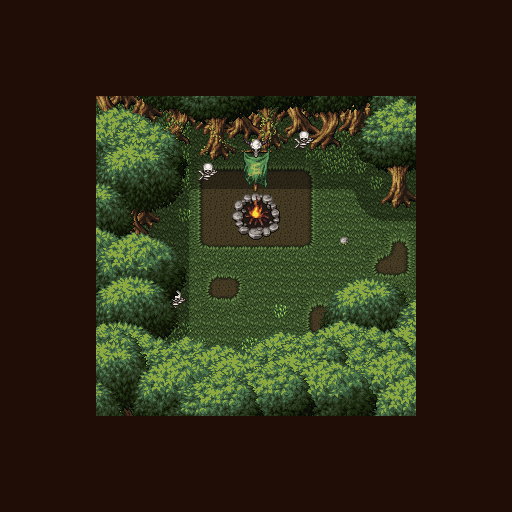

Rendered tile map (Tiled .tmx) drawn with the repository's tilesets; below, a short description and the full map source, tile grids included:
An orthogonal 16x16 tile map with 32x32 px tiles, 8 tile layers (ground, shadow, woods, objects-1, ...).

<map version="1.9" tiledversion="1.9.1" orientation="orthogonal" renderorder="right-down" width="16" height="16" tilewidth="32" tileheight="32" infinite="0" nextlayerid="14" nextobjectid="1">
  <tileset firstgid="1" source="../43_tsx/13_maptip.tsx" />
  <layer id="2" name="ground" width="16" height="16">
    <data encoding="csv">
55,55,55,55,55,55,55,55,55,55,55,55,55,55,55,55,
55,55,55,55,55,55,55,55,55,55,55,55,55,55,55,55,
55,55,55,55,55,55,55,55,55,55,55,55,55,55,55,55,
55,55,55,84,84,85,55,55,55,55,55,55,55,55,55,55,
55,55,55,55,55,85,105,105,105,52,53,54,55,55,55,55,
55,55,55,55,55,119,35,37,37,39,87,218,105,55,55,55,
55,55,55,55,55,218,103,217,217,107,105,105,105,55,55,55,
55,55,55,55,55,105,171,173,173,175,208,179,180,55,55,55,
55,55,55,55,55,105,108,44,105,105,105,213,214,55,55,55,
55,55,55,55,55,105,142,78,184,62,63,18,18,55,55,55,
55,55,55,55,52,53,54,52,54,200,201,55,55,55,55,55,
55,55,55,55,86,87,55,55,55,55,55,55,55,55,55,55,
55,55,55,55,55,55,55,55,55,55,55,55,55,55,55,55,
55,55,55,55,55,55,55,55,55,55,55,55,55,55,55,55,
55,55,55,55,55,55,55,55,55,55,55,55,55,55,55,55,
55,55,55,55,55,55,55,55,55,55,55,55,55,55,55,55
</data>
  </layer>
  <layer id="10" name="shadow" width="16" height="16">
    <data encoding="csv">
0,0,0,0,0,0,0,0,0,0,0,0,0,0,0,0,
0,0,0,0,0,0,0,0,0,0,0,0,0,0,0,0,
0,0,0,0,0,0,0,0,0,0,0,0,0,0,0,0,
0,0,2,2,2,2,2,2,2,2,2,2,2,0,0,0,
0,0,2,2,2,2,2,2,2,2,2,2,2,0,0,0,
0,0,2,2,2,12,4,4,4,4,4,11,2,0,0,0,
0,0,0,2,2,7,0,0,0,0,0,3,4,0,0,0,
0,0,0,2,2,7,0,0,0,0,0,0,0,0,0,0,
0,0,0,2,2,7,0,0,0,0,0,0,0,0,0,0,
0,0,0,2,2,7,0,0,0,0,0,0,0,0,0,0,
0,0,0,2,2,7,0,0,0,0,0,0,0,0,0,0,
0,0,0,2,2,7,2,2,2,2,2,2,2,0,0,0,
0,0,0,2,2,2,2,2,2,2,2,2,2,0,0,0,
0,0,0,0,0,0,0,0,0,0,0,0,0,0,0,0,
0,0,0,0,0,0,0,0,0,0,0,0,0,0,0,0,
0,0,0,0,0,0,0,0,0,0,0,0,0,0,0,0
</data>
  </layer>
  <layer id="4" name="woods" width="16" height="16">
    <data encoding="csv">
0,0,0,0,0,0,0,0,0,0,0,0,0,0,0,0,
0,0,0,0,0,0,0,0,0,0,0,0,0,0,0,0,
0,545,546,547,548,549,550,551,552,553,554,555,556,557,0,0,
0,579,580,581,582,583,584,585,586,587,588,589,590,591,0,0,
0,613,0,0,616,617,618,619,620,621,622,623,624,625,0,0,
0,647,595,596,597,651,652,653,654,655,656,657,411,659,0,0,
594,595,629,630,631,0,0,0,0,0,0,444,445,446,0,0,
628,629,663,664,665,0,0,0,0,0,0,0,0,0,0,0,
662,663,697,698,699,0,0,0,0,0,0,0,0,0,0,0,
696,730,731,732,733,0,0,0,0,0,0,0,0,0,0,0,
0,764,765,766,767,0,0,0,0,0,0,0,0,0,0,0,
0,798,0,800,801,0,0,0,0,0,0,0,0,0,0,0,
798,0,546,547,548,549,550,551,552,553,554,555,556,557,0,0,
832,833,580,581,582,583,584,585,586,587,588,589,590,591,0,0,
0,0,614,615,616,617,618,619,620,621,622,623,624,625,0,0,
0,0,648,649,650,651,652,653,654,655,656,657,658,659,0,0
</data>
  </layer>
  <layer id="11" name="objects-1" width="16" height="16">
    <data encoding="csv">
0,0,0,0,0,0,0,0,0,0,0,0,0,0,0,0,
0,0,0,0,0,0,0,0,0,0,0,0,0,0,0,0,
0,0,0,0,0,0,0,0,0,0,0,0,0,0,0,0,
0,0,0,0,0,0,0,0,0,0,0,0,0,0,0,0,
0,0,0,0,0,0,0,275,276,311,0,0,0,0,0,0,
0,0,0,0,0,0,311,309,310,0,0,0,0,0,0,0,
0,0,0,0,0,0,0,244,245,0,0,0,0,0,0,0,
0,0,0,0,0,0,0,278,279,0,0,0,0,0,0,0,
0,0,0,0,0,0,0,0,0,0,0,0,0,0,0,0,
0,0,0,0,0,311,0,0,0,0,0,0,0,0,0,0,
0,0,0,0,0,0,0,0,0,0,0,0,0,0,0,0,
0,0,0,0,0,0,0,0,0,0,0,0,0,0,0,0,
0,0,0,0,0,0,0,0,0,0,0,0,0,0,0,0,
0,0,0,0,0,0,0,0,0,0,0,0,0,0,0,0,
0,0,0,0,0,0,0,0,0,0,0,0,0,0,0,0,
0,0,0,0,0,0,0,0,0,0,0,0,0,0,0,0
</data>
  </layer>
  <layer id="9" name="chara" width="16" height="16">
    <data encoding="csv">
0,0,0,0,0,0,0,0,0,0,0,0,0,0,0,0,
0,0,0,0,0,0,0,0,0,0,0,0,0,0,0,0,
0,0,0,0,0,0,0,0,0,0,0,0,0,0,0,0,
0,0,0,0,0,0,0,0,0,0,0,0,0,0,0,0,
0,0,0,0,0,0,0,0,0,0,0,0,0,0,0,0,
0,0,0,0,0,0,0,0,0,0,0,0,0,0,0,0,
0,0,0,0,0,0,0,0,0,0,0,0,0,0,0,0,
0,0,0,0,0,0,0,0,0,0,0,0,0,0,0,0,
0,0,0,0,0,0,0,0,0,0,0,0,0,0,0,0,
0,0,0,0,0,0,0,0,0,0,0,0,0,0,0,0,
0,0,0,0,0,0,0,0,0,0,0,0,0,0,0,0,
0,0,0,0,0,0,0,0,0,0,0,0,0,0,0,0,
0,0,0,0,0,0,0,0,0,0,0,0,0,0,0,0,
0,0,0,0,0,0,0,0,0,0,0,0,0,0,0,0,
0,0,0,0,0,0,0,0,0,0,0,0,0,0,0,0,
0,0,0,0,0,0,0,0,0,0,0,0,0,0,0,0
</data>
  </layer>
  <layer id="3" name="leaves-2" width="16" height="16">
    <data encoding="csv">
0,1157,1158,1159,1160,1161,1162,1163,1164,1165,1166,1167,1168,1169,1170,0,
0,1191,1192,1193,1194,1195,1196,1197,1198,1199,1200,1201,1202,1203,1204,0,
0,1225,1226,0,1228,1229,1230,1231,1232,1233,1234,1235,1236,1237,1238,0,
0,1259,1260,0,1262,1263,1264,1265,1266,1267,1268,1269,1270,1271,1272,0,
873,0,0,0,0,1297,1298,1299,1300,1301,1302,1303,1304,1305,1306,0,
0,0,0,0,0,0,0,0,0,0,0,0,0,0,0,0,
0,0,0,0,0,0,0,0,0,0,0,0,0,0,0,0,
0,1009,1010,1011,1012,1013,0,0,0,0,0,0,0,0,0,0,
0,1043,1044,1045,1046,1047,0,0,0,0,332,333,334,335,336,337,
0,1077,1078,1079,1080,1081,0,0,0,0,366,367,368,369,370,371,
0,1111,1112,1113,1114,1115,0,0,0,399,400,401,402,403,404,405,
0,0,0,0,0,0,0,0,0,433,434,435,436,437,438,439,
1145,0,1147,0,0,0,0,0,0,0,0,0,0,0,0,0,
0,0,0,0,0,0,0,0,0,0,0,0,0,0,0,0,
0,0,0,0,0,0,0,0,0,0,0,0,0,0,0,0,
0,0,0,0,0,0,0,0,0,0,0,0,0,0,0,0
</data>
  </layer>
  <layer id="5" name="leaves-1" width="16" height="16">
    <data encoding="csv">
0,0,0,0,0,0,0,0,0,0,0,0,0,0,0,0,
0,0,0,0,0,0,0,0,0,0,0,0,0,0,0,0,
0,0,0,0,0,0,0,0,0,0,0,0,0,0,0,0,
0,873,0,875,876,877,0,0,0,0,0,1056,1057,1058,0,0,
0,0,0,909,910,911,0,0,0,0,0,1090,1091,1092,0,0,
0,0,0,943,944,945,0,0,0,0,0,1124,1125,1126,0,0,
0,0,0,977,978,979,0,0,0,0,0,0,0,0,0,0,
0,0,0,0,0,0,0,0,0,0,0,0,0,0,0,0,
0,0,0,0,0,0,0,0,0,0,0,0,0,0,0,0,
0,0,0,0,0,0,0,0,0,0,0,0,0,0,0,0,
0,1157,1158,1159,1160,1161,1162,1163,1164,1165,1166,1167,1168,1169,1170,0,
0,1191,1192,1193,1194,1195,1196,1197,1198,1199,1200,1201,1202,1203,1204,1170,
0,1225,1226,1227,1228,1229,1230,1231,1232,1233,1234,1235,1236,1237,1238,1204,
0,1259,1260,1261,1262,1263,1264,1265,1266,1267,1268,1269,1270,1271,1272,0,
0,1293,1294,1295,1296,1297,1298,1299,1300,1301,1302,1303,1304,1305,1306,0,
0,0,0,0,0,0,0,0,0,0,0,0,0,0,0,0
</data>
  </layer>
  <layer id="1" name="flame" width="16" height="16">
    <data encoding="csv">
1,1,1,1,1,1,1,1,1,1,1,1,1,1,1,1,
1,1,1,1,1,1,1,1,1,1,1,1,1,1,1,1,
1,1,1,1,1,1,1,1,1,1,1,1,1,1,1,1,
1,1,1,0,0,0,0,0,0,0,0,0,0,1,1,1,
1,1,1,0,0,0,0,0,0,0,0,0,0,1,1,1,
1,1,1,0,0,0,0,0,0,0,0,0,0,1,1,1,
1,1,1,0,0,0,0,0,0,0,0,0,0,1,1,1,
1,1,1,0,0,0,0,0,0,0,0,0,0,1,1,1,
1,1,1,0,0,0,0,0,0,0,0,0,0,1,1,1,
1,1,1,0,0,0,0,0,0,0,0,0,0,1,1,1,
1,1,1,0,0,0,0,0,0,0,0,0,0,1,1,1,
1,1,1,0,0,0,0,0,0,0,0,0,0,1,1,1,
1,1,1,0,0,0,0,0,0,0,0,0,0,1,1,1,
1,1,1,1,1,1,1,1,1,1,1,1,1,1,1,1,
1,1,1,1,1,1,1,1,1,1,1,1,1,1,1,1,
1,1,1,1,1,1,1,1,1,1,1,1,1,1,1,1
</data>
  </layer>
</map>
